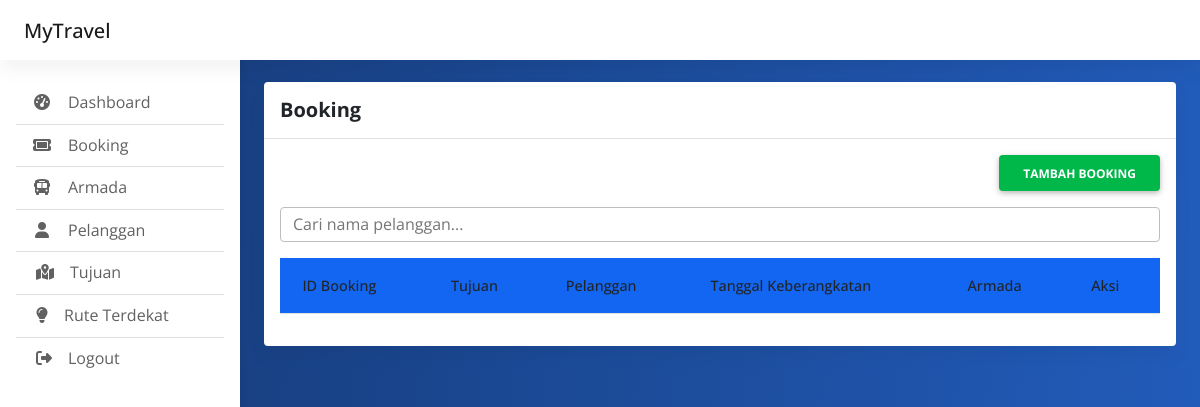
The page /index.php/admin/booking on the database as committed earlier.
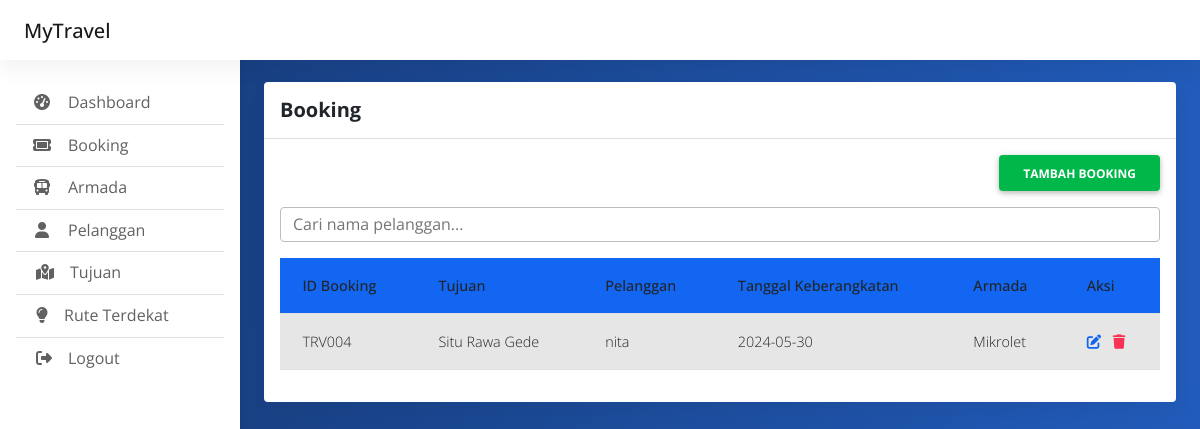
The same page on the database as committed later.
### tables this page shows
CREATE TABLE `booking` (
  `id_booking` int(255) NOT NULL,
  `id_tujuan` int(255) NOT NULL,
  `id_pelanggan` int(255) NOT NULL,
  `tanggal_keberangkatan` date NOT NULL,
  `stamp_waktu` timestamp NOT NULL DEFAULT current_timestamp(),
  `id_armada` int(255) NOT NULL,
  `paket` varchar(255) NOT NULL,
  `sudah_bayar` tinyint(1) NOT NULL
);

CREATE TABLE `tujuan` (
  `id_tujuan` int(255) NOT NULL,
  `nama_tujuan` varchar(255) NOT NULL,
  `paket` varchar(255) NOT NULL,
  `harga` int(255) NOT NULL
);

CREATE TABLE `pelanggan` (
  `id_pelanggan` int(255) NOT NULL,
  `nama_pelanggan` varchar(255) NOT NULL,
  `alamat` varchar(255) NOT NULL,
  `no_telpon` varchar(255) NOT NULL,
  `email` varchar(255) NOT NULL,
  `password` varchar(255) NOT NULL
);

CREATE TABLE `armada` (
  `id_armada` int(255) NOT NULL,
  `nama_armada` varchar(255) NOT NULL,
  `tipe_mobil` varchar(255) NOT NULL,
  `jumlah_tampungan` int(255) NOT NULL
);

### application/controllers/Admin.php (called while the page is built, shortened)
<?php
class Admin extends CI_Controller {
	public function __construct()
	{
		$this->load->model('akun_model');
		$this->load->model('crud_model');
	}
	public function booking()
	{
		$data['array_booking'] = $this->crud_model->mengambil_data_join('booking',['armada','tujuan','pelanggan']);
		$this->load->view('admin_booking',$data);
	}
}

### index.php (called while the page is built, shortened)
<?php
require_once BASEPATH.'core/CodeIgniter.php';

### application/models/Crud_model.php (called while the page is built, shortened)
<?php
class Crud_model extends CI_Model{
	public function mengambil_data_join($nama_tabel,$array_tabel)
	{
		$this->db->select('*');
		$this->db->from($nama_tabel);
		foreach($array_tabel as $tabel){
			$this->db->join($tabel, $nama_tabel.'.id_'.$tabel.' = '.$tabel.'.id_'.$tabel.'');
		}
		$query = $this->db->get();
		return $query->result();
	}
}

### application/views/admin_booking.php (the view, shortened to what this page needs)
<!doctype html>
<html lang="en">
  <head>
    <link href="https://cdn.jsdelivr.net/npm/bootstrap@5.3.0-alpha1/dist/css/bootstrap.min.css" rel="stylesheet">
	<link rel="stylesheet" href="https://cdnjs.cloudflare.com/ajax/libs/font-awesome/6.4.0/css/all.min.css" />
	<link rel="stylesheet" href="<?=base_url()?>css/mdb.min.css" />
	<link rel="stylesheet" href="<?=base_url()?>css/admin.css" />
  </head>
<body>
  <header>
  </header>
  <main style="margin-top: 58px">
    <div class="container pt-4">
		  <section class="mb-4">
			<div class="card">
			  <div class="card-header py-3">
				<h5 class="mb-0"><strong>Booking</strong></h5>
			  </div>
			  <div class="card-body">
				<div class="d-grid gap-2 mb-3 d-md-flex justify-content-md-end">
				  <a href="<?=site_url('admin/booking_add')?>"><button class="btn btn-success fw-bold" type="button">Tambah Booking</button></a>
				</div>
				<input type="text" id="searchInput" class="form-control mb-3" placeholder="Cari nama pelanggan...">
				<table class="table table-striped" id="barangTable">
					<thead>
						<tr class="bg-primary text-white">
							<th>ID Booking</th>
							<th>Tujuan</th>
							<th>Pelanggan</th>
							<th>Tanggal Keberangkatan</th>
							<th>Armada</th>
							<th>Aksi</th>
						</tr>
					</thead>
					<tbody>
						<?php foreach($array_booking as $booking): ?>
						<tr>
							<td>TRV00<?= $booking->id_booking?></td>
							<td><?= $booking->nama_tujuan?></td>
							<td><?= $booking->nama_pelanggan?></td>
							<td><?= $booking->tanggal_keberangkatan?></td>
							<td><?= $booking->nama_armada?></td>
							<td>
								<a href="<?=site_url('admin/booking_edit/'.$booking->id_booking)?>"><span class="fw-bold me-2 text-primary" onclick="return editchecked('');"><i class="fa-solid fa-pen-to-square"></i></span></a>
								<a href="<?=site_url('admin/booking_hapus/'.$booking->id_booking)?>"><span class="fw-bold text-danger" onclick="return confirm('Apa anda yakin ingin menghapusnya?');"><i class="fa-solid fa-trash"></i></span></a>
							</td>
						</tr>
						<?php endforeach; ?>
					</tbody>
				</table>
			  </div>
			</div>
		  </section>
    </div>
  </main>
</body>
</html>

Rows that differ between the two databases and show on the page:
added booking: id_booking "4", id_tujuan.nama_tujuan "Situ Rawa Gede", id_pelanggan.nama_pelanggan "nita", tanggal_keberangkatan "2024-05-30", id_armada.nama_armada "Mikrolet"
